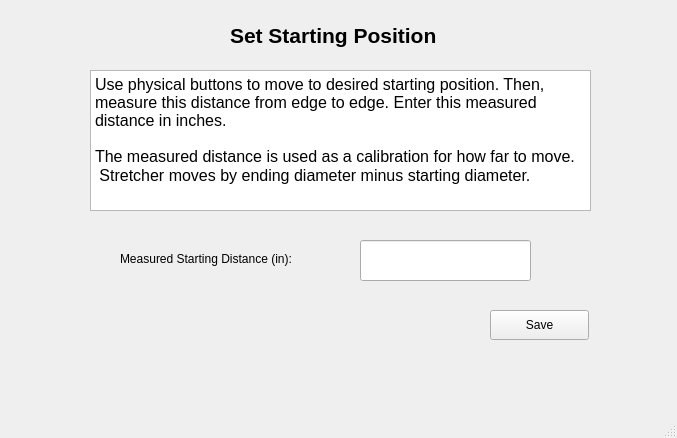
<?xml version="1.0" encoding="UTF-8"?>
<ui version="4.0">
 <class>MainWindow</class>
 <widget class="QMainWindow" name="MainWindow">
  <property name="geometry">
   <rect>
    <x>0</x>
    <y>0</y>
    <width>677</width>
    <height>438</height>
   </rect>
  </property>
  <property name="windowTitle">
   <string>MainWindow</string>
  </property>
  <widget class="QWidget" name="centralwidget">
   <widget class="QLabel" name="label_6">
    <property name="geometry">
     <rect>
      <x>230</x>
      <y>10</y>
      <width>241</width>
      <height>51</height>
     </rect>
    </property>
    <property name="font">
     <font>
      <pointsize>16</pointsize>
      <weight>75</weight>
      <bold>true</bold>
     </font>
    </property>
    <property name="text">
     <string>Set Starting Position</string>
    </property>
   </widget>
   <widget class="QTextBrowser" name="textBrowser">
    <property name="geometry">
     <rect>
      <x>90</x>
      <y>70</y>
      <width>501</width>
      <height>141</height>
     </rect>
    </property>
    <property name="html">
     <string>&lt;!DOCTYPE HTML PUBLIC &quot;-//W3C//DTD HTML 4.0//EN&quot; &quot;http://www.w3.org/TR/REC-html40/strict.dtd&quot;&gt;
&lt;html&gt;&lt;head&gt;&lt;meta name=&quot;qrichtext&quot; content=&quot;1&quot; /&gt;&lt;style type=&quot;text/css&quot;&gt;
p, li { white-space: pre-wrap; }
&lt;/style&gt;&lt;/head&gt;&lt;body style=&quot; font-family:'PibotoLt'; font-size:12pt; font-weight:400; font-style:normal;&quot;&gt;
&lt;p style=&quot; margin-top:0px; margin-bottom:0px; margin-left:0px; margin-right:0px; -qt-block-indent:0; text-indent:0px;&quot;&gt;Use physical buttons to move to desired starting position. Then, measure this distance from edge to edge. Enter this measured distance in inches. &lt;br /&gt;&lt;br /&gt;The measured distance is used as a calibration for how far to move. &lt;/p&gt;
&lt;p style=&quot; margin-top:0px; margin-bottom:0px; margin-left:0px; margin-right:0px; -qt-block-indent:0; text-indent:0px;&quot;&gt; Stretcher moves by ending diameter minus starting diameter.&lt;/p&gt;&lt;/body&gt;&lt;/html&gt;</string>
    </property>
   </widget>
   <widget class="QLineEdit" name="measured_starting_diameter_line">
    <property name="geometry">
     <rect>
      <x>360</x>
      <y>240</y>
      <width>171</width>
      <height>41</height>
     </rect>
    </property>
   </widget>
   <widget class="QLabel" name="label">
    <property name="geometry">
     <rect>
      <x>120</x>
      <y>220</y>
      <width>241</width>
      <height>78</height>
     </rect>
    </property>
    <property name="text">
     <string>Measured Starting Distance (in):</string>
    </property>
   </widget>
   <widget class="QPushButton" name="starting_position_save_button">
    <property name="geometry">
     <rect>
      <x>490</x>
      <y>310</y>
      <width>99</width>
      <height>30</height>
     </rect>
    </property>
    <property name="text">
     <string>Save</string>
    </property>
   </widget>
  </widget>
  <widget class="QMenuBar" name="menubar">
   <property name="geometry">
    <rect>
     <x>0</x>
     <y>0</y>
     <width>677</width>
     <height>28</height>
    </rect>
   </property>
  </widget>
  <widget class="QStatusBar" name="statusbar"/>
 </widget>
 <resources/>
 <connections/>
</ui>
